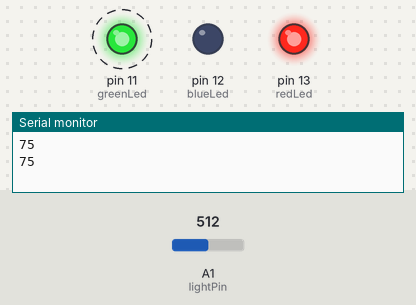
A sketch run on a simulated Arduino Uno, built with avr-gcc and run on an emulated ATmega328P. Shown: output pins drawn as LEDs (lit = HIGH), the last lines printed to the serial monitor. Dashed ring = blinking. The test bench sets the inputs (shaded band); at power-on: A1 (lightPin) = 512.

Above: at 0.9 s.
1.3 s: A1 (lightPin) set to 469
4.3 s: A1 (lightPin) set to 441
At 4.3 s:
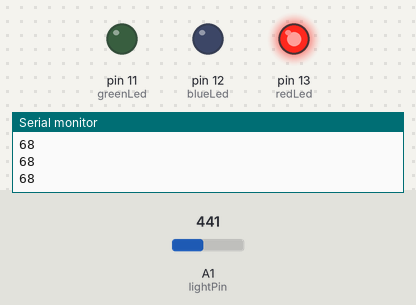
5.8 s: A1 (lightPin) set to 407
At 6.2 s:
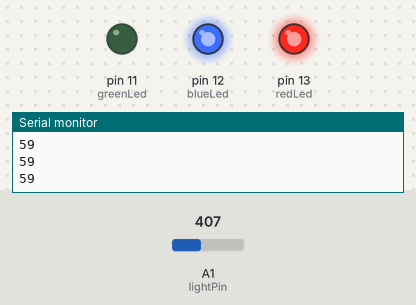
7.3 s: A1 (lightPin) set to 353
8.8 s: A1 (lightPin) set to 332
At 9.8 s:
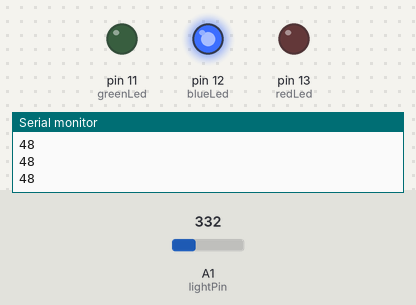
10.3 s: A1 (lightPin) set to 122
At 10.7 s:
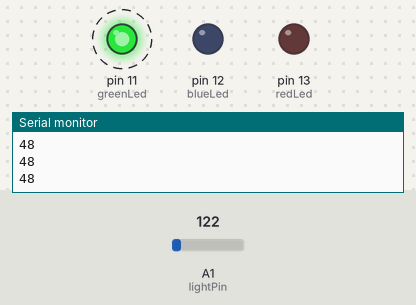
Timing chart, 0 to 14.3 s (numbered marks = the images above; inputs shaded):
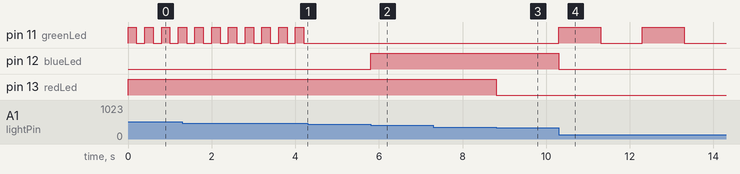

The sketch:

Lab_4.ino
```cpp
int lightPin = A1; //The light sensor is plugged into pin A1 of the Arduino.
int data = 0; //This will store the data from the sensor.
int redLed = 13; //red led
int blueLed = 12;//blue led
int greenLed = 11;//green led
int lvlLEDS[] = {10,11,12,13}; //led array


void setup() { //The Setup function runs once.
Serial.begin(9600);
  pinMode(redLed, OUTPUT); //give power to the led
  pinMode(blueLed, OUTPUT);//give power to the led
  pinMode(greenLed, OUTPUT);//give power to the led

}

void loop() {
 //level1();
 //level2();
 level3();
 //level4();
}


void level1() { //The loop function runs forever.
data = analogRead(lightPin); //Read the value from the light sensor and store it in the lightData
data = map(data,6,679,0,100); //map the data value to a percentage
Serial.print("Light value =");
Serial.println(data); //Print the data to the serial port.
delay(1000); //Wait 1 second (1000mS) before running again.
}

void level2() {
  data = analogRead(lightPin);
  data = map(data, 6, 679 , 0 , 100);

  if (data < 50) { //once aboue 50% display both at same time
   digitalWrite(redLed, HIGH);
   digitalWrite(blueLed, HIGH);
   delay(1000);
   digitalWrite(redLed, LOW);
   digitalWrite(blueLed, LOW);
  }
}

void level3() {
  data = analogRead(lightPin);
  data = map(data, 6, 679 , 0 , 100); //make the data value easier to work with

  if (data >= 50) { //if its below 50 it displys the led
    digitalWrite (redLed, HIGH);
  	}
  else {
    digitalWrite(redLed, LOW);
    }

  if (data >= 30 && data <= 60) { //if the below above 30 and below 60
    digitalWrite (blueLed, HIGH);
    }
  else {
  	digitalWrite (blueLed, LOW);
  	}

  if (data < 33) {
  digitalWrite(greenLed, HIGH); //repeat at a slowly rate 1000ms
  delay(1000);
  digitalWrite(greenLed,LOW);
   delay(1000);
  } else if (data > 66){
  digitalWrite(greenLed, HIGH); //repeat at a faster rate
  delay(200);
  digitalWrite(greenLed,LOW);
  delay(200);
} else {
  digitalWrite(greenLed, LOW); //if its not between those nums it turns off
  }
  Serial.println(data); //prints data
}

void level4() {
  data = analogRead(lightPin);
  data = map(data, 6, 679 , 0 , 15); //setting value 0-15

  for (int ledvalue = 0; ledvalue < 4; ledvalue++) {
    int binaryNum = 1 << ledvalue; //shift the value of one by one place based on the ledvaluve
    if (binaryNum & data) {
      digitalWrite(lvlLEDS[ledvalue],HIGH); //sets the array to high
    } else {
      digitalWrite(lvlLEDS[ledvalue],LOW); //sets the array to low
      Serial.println(data); //prints value of data
    }
   }
}


 
```

Measured:
- the behaviour switches between 457 and 456 on A1 (lightPin) (found by bisection; images 0 and 1)
- the behaviour switches between 417 and 416 on A1 (lightPin) (found by bisection; images 1 and 2)
- the behaviour switches between 343 and 342 on A1 (lightPin) (found by bisection; images 2 and 3)
- after the input at 4.3 s, pin 11 (greenLed): stops changing and stays LOW
- after the input at 5.8 s, pin 12 (blueLed): LOW → HIGH at once
- after the input at 8.8 s, pin 13 (redLed): HIGH → LOW at once
- after the input at 10.3 s, pin 11 (greenLed): alternates HIGH for 1.0 s and LOW for 1.0 s, starting at once; pin 12 (blueLed): HIGH → LOW at once
- by itself, pin 11 (greenLed): alternates HIGH for 0.20 s and LOW for 0.20 s
